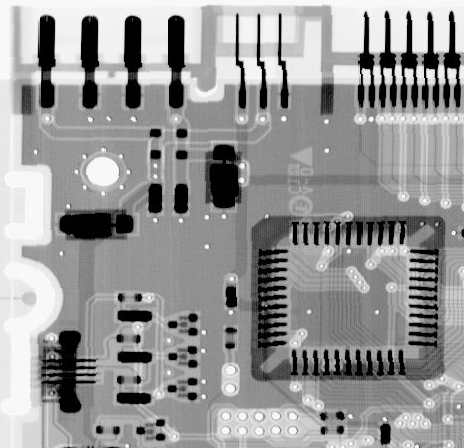
#> input picture chapter 05 image restoration and reconstruct/images/a.tif, 464 x 448 px
$ jupyter execute dip_noise_mean_filtering.ipynb   (older library calls are emulated)
#> lines starting #> are read from the running program, lines starting #| are printed output that depends on the picture
# 均值滤波

[cell 1]
import matplotlib.pyplot as plt
from skimage import data, img_as_float,io,filters
from skimage.util import random_noise
from skimage.color import rgb2gray
from skimage.morphology import disk
from skimage.filters import rank

[cell 2]
original = io.imread('images/a.tif')
#> original is the input picture: shape (448, 464); min 0, max 255, mean 150.8
image = random_noise(original,'s&p')
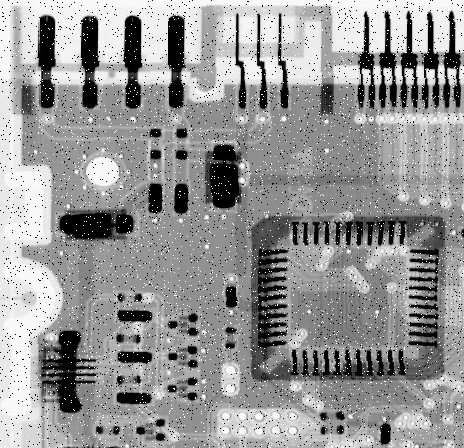
#> image: shape (448, 464) float64; min 0, max 1, mean 0.587
normal_result = rank.mean(image, selem=disk(3))
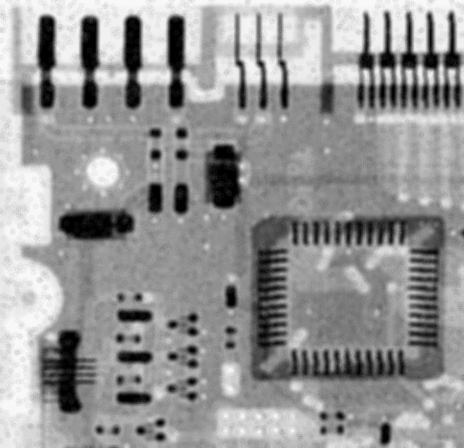
#> normal_result: shape (448, 464); min 0, max 249, mean 149.2
percentile_result = rank.mean_percentile(image, selem=disk(3), p0=.1, p1=.9)
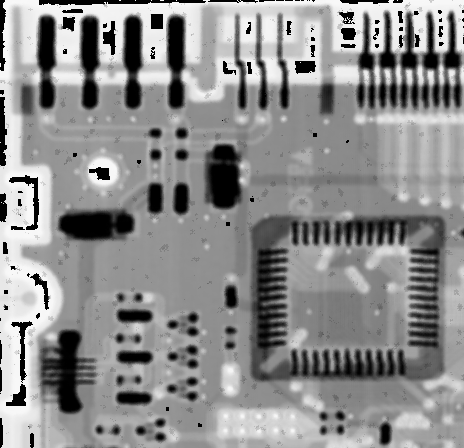
#> percentile_result: shape (448, 464); min 0, max 248, mean 141.3
plt.figure()
plt.subplot(221)
plt.imshow(original,cmap="gray")
plt.title('original')
plt.subplot(222)
plt.imshow(image,cmap="gray")
plt.title('noisy-image')
plt.subplot(223)
plt.imshow(normal_result,cmap="gray")
plt.title('normal_result')
plt.subplot(224)
plt.imshow(percentile_result,cmap="gray")
plt.title('percentile_result')
plt.subplots_adjust(hspace=0.5)
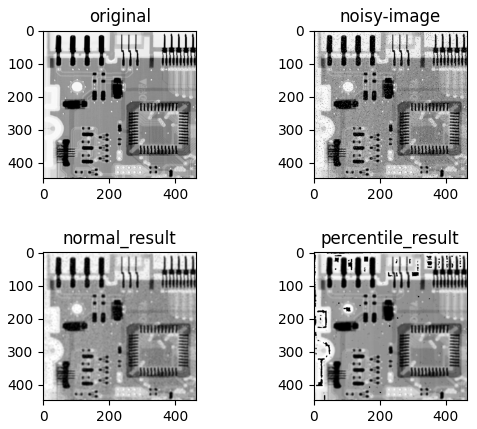
#> figure drawn by matplotlib, 4 panels
